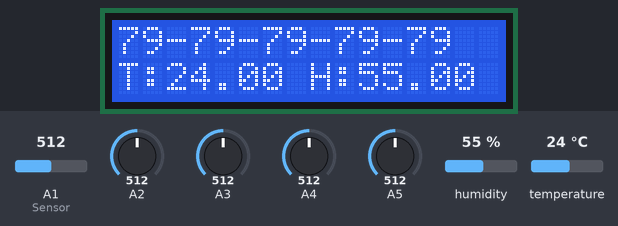
The sketch below on a simulated Arduino Uno, built with avr-gcc and run on an emulated ATmega328P. On the bench: 16×2 character LCD. Inputs (shaded band) come from the test bench; at power-on: A5 = 512, humidity 55 %, A1 (Sensor) = 512, A2 = 512, A3 = 512, A4 = 512, temperature 24 °C. What the sketch prints to the serial monitor is not drawn.

Above: at 1.2 s.
1.3 s: A5 set to 716
At 3.0 s:
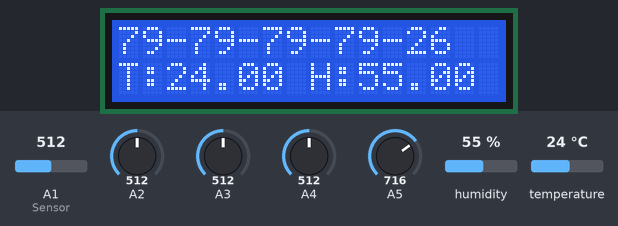
3.5 s: humidity set to 22 %
At 5.3 s:
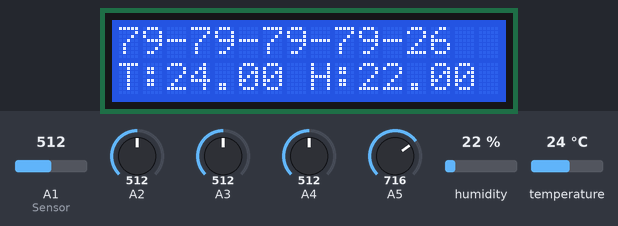
5.6 s: A1 (Sensor) set to 716
At 6.4 s:
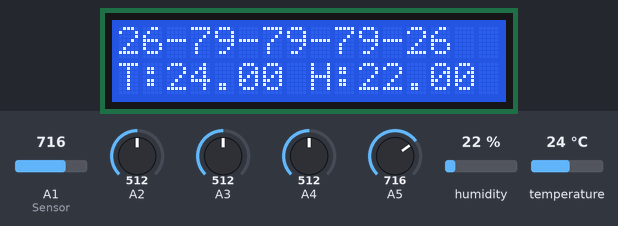
7.6 s: A2 set to 716
At 8.8 s:
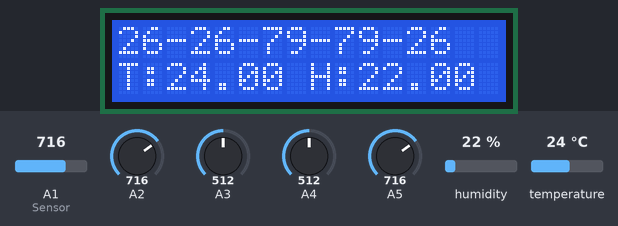
9.6 s: A3 set to 716
At 11.1 s:
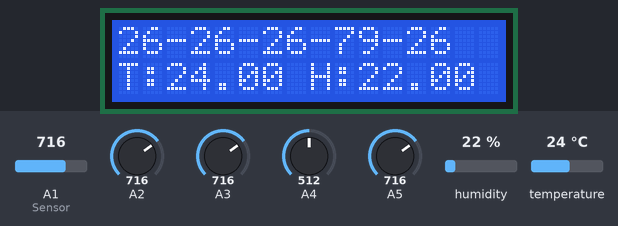
11.6 s: A4 set to 716
At 13.5 s:
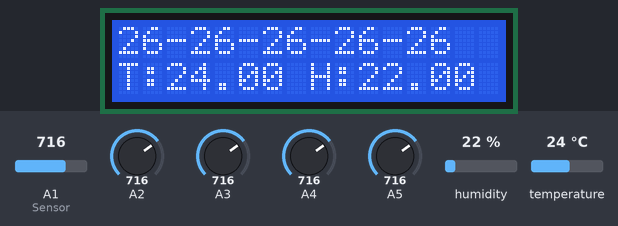
Timing chart, 0 to 14.7 s (numbered marks = the images above; inputs shaded):
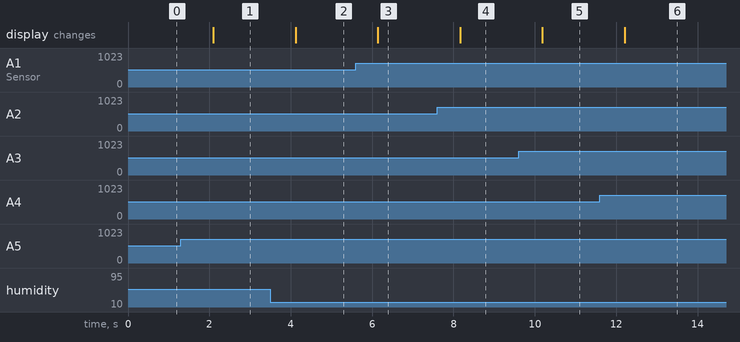

The sketch:

hyggeCactus.ino
```cpp
#include <LiquidCrystal.h>
#include <DHT.h>

const int RS = 8;
const int EN = 9;
const int d4 = 4;
const int d5 = 5;
const int d6 = 6;
const int d7 = 7;
const int pin_BL = 10; // arduino pin wired to LCD backlight circuit
LiquidCrystal lcd( RS,  EN,  d4,  d5,  d6,  d7);

#define DHTPIN 13     // what pin we're connected to
#define DHTTYPE DHT22   // DHT 22  (AM2302)
DHT dht(DHTPIN, DHTTYPE); //// Initialize DHT sensor for normal 16mhz Arduino

char lcd_buffer[17];
const int AirValue = 815;   //you need to replace this value with Value_1
const int WaterValue = 435;  //you need to replace this value with Value_2
const int WaterValue_a5 = 435;
int soilMoistureValue_a1 = 0;
int soilmoisturepercent_a1=0;
int soilMoistureValue_a2 = 0;
int soilmoisturepercent_a2=0;
int soilMoistureValue_a3 = 0;
int soilmoisturepercent_a3=0;
int soilMoistureValue_a4 = 0;
int soilmoisturepercent_a4=0;
int soilMoistureValue_a5 = 0;
int soilmoisturepercent_a5=0;

float hum;  //Stores humidity value
float temp; //Stores temperature value

void setup() {

 Serial.begin(9600); // open serial port, set the baud rate to 9600 bps

  lcd.begin(16, 2);
  dht.begin();

}

void loop() {
  soilMoistureValue_a1 = analogRead(A1);  //put Sensor insert into soil
  soilMoistureValue_a2 = analogRead(A2);
  soilMoistureValue_a3 = analogRead(A3);
  soilMoistureValue_a4 = analogRead(A4);
  soilMoistureValue_a5 = analogRead(A5);

  soilmoisturepercent_a1 = map(soilMoistureValue_a1, AirValue, WaterValue, 0, 100);
  soilmoisturepercent_a2 = map(soilMoistureValue_a2, AirValue, WaterValue, 0, 100);
  soilmoisturepercent_a3 = map(soilMoistureValue_a3, AirValue, WaterValue, 0, 100);
  soilmoisturepercent_a4 = map(soilMoistureValue_a4, AirValue, WaterValue, 0, 100);
  soilmoisturepercent_a5 = map(soilMoistureValue_a5, AirValue, WaterValue_a5, 0, 100);

  hum = dht.readHumidity();
  temp= dht.readTemperature();

  lcd.clear();
  lcd.setCursor(0,0);
  lcd.print(soilmoisturepercent_a1);
  lcd.print("-");
  lcd.print(soilmoisturepercent_a2);
  lcd.print("-");
  lcd.print(soilmoisturepercent_a3);
  lcd.print("-");
  lcd.print(soilmoisturepercent_a4);
  lcd.print("-");
  lcd.print(soilmoisturepercent_a5);
  lcd.setCursor(0,1);
  lcd.print("T:");
  lcd.print(temp);
  lcd.print(" ");
  lcd.print("H:");
  lcd.print(hum);
  delay(1000);
  Serial.println(soilMoistureValue_a5);

}
```

Measured:
- after the input at 1.3 s, the display: changes after 0.80 s (image 1)
- after the input at 3.5 s, the display: changes after 0.62 s (image 2)
- after the input at 5.6 s, the display: changes after 0.54 s (image 3)
- after the input at 7.6 s, the display: changes after 0.57 s (image 4)
- after the input at 9.6 s, the display: changes after 0.59 s (image 5)
- after the input at 11.6 s, the display: changes after 0.61 s (image 6)
